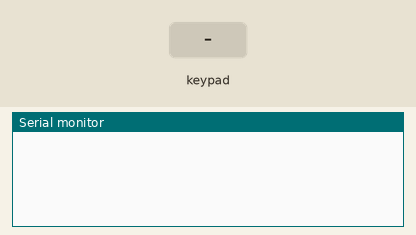
Simulated run of this sketch. Board: Arduino Uno, built with avr-gcc and run on an emulated ATmega328P. Shown: the last lines printed to the serial monitor. The test bench sets the inputs (shaded band).

Above: at 1.2 s.
1.3 s: key '1' pressed
At 1.7 s:
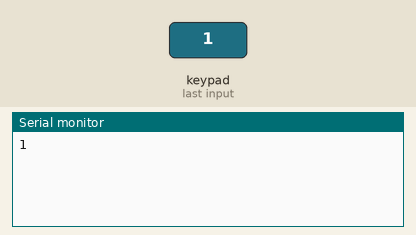
2.8 s: keypad keys 2 3 4 5 * pressed 0.4 s apart
At 5.1 s:
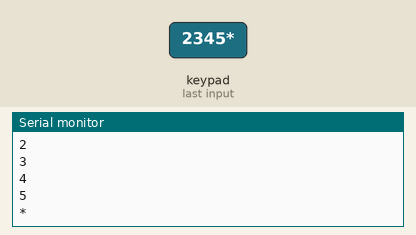
6.3 s: key 'C' pressed
At 6.9 s:
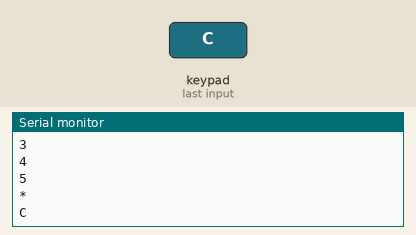
7.8 s: keypad keys 2 3 4 5 = pressed 0.4 s apart
At 10.4 s:
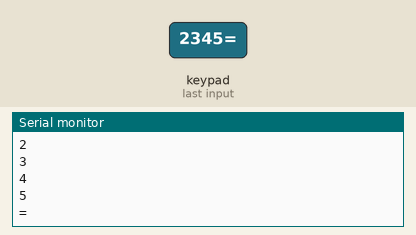
11.3 s: key '/' pressed
At 11.7 s:
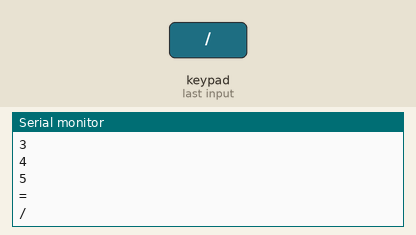
Timing chart, 0 to 13.8 s (numbered marks = the images above; inputs shaded):
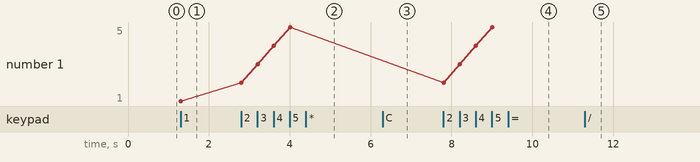

The sketch:

__________________________________.ino
```cpp
#include <Keypad.h>

const byte ROWS = 4;
const byte COLS = 4;
char hexaKeys[ROWS][COLS] = {
  {'1','2','3','+'},
  {'4','5','6','-'},
  {'7','8','9','*'},
  {'C','0','=','/'}
};
byte rowPins[ROWS] = {A0, A1, A2, A3};
byte colPins[COLS] = {2,3,4,5};
Keypad customKeypad = Keypad(makeKeymap(hexaKeys), rowPins, colPins, ROWS, COLS);

void setup() {
  Serial.begin(9600);
}

void loop() {
  char customKey = customKeypad.getKey();

  if (customKey) {
    Serial.println(customKey);
  }
}
```

Measured:
- after the input at 1.3 s, the serial monitor: prints a new line at once (image 1)
- after the input at 2.8 s, the serial monitor: prints a new line at once (image 2)
- after the input at 6.3 s, the serial monitor: prints a new line at once (image 3)
- after the input at 7.8 s, the serial monitor: prints a new line at once (image 4)
- after the input at 11.3 s, the serial monitor: prints a new line at once (image 5)
- plotted number 1: 1 → 5 after the input at 2.8 s
